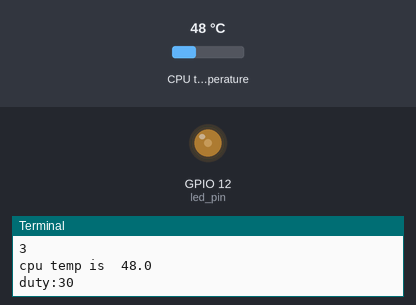
A program run on a simulated Raspberry Pi (BCM pin numbers). Shown: output pins drawn as LEDs (lit = HIGH), the last lines printed to the terminal. The test bench sets the inputs (shaded band); at power-on: CPU temperature 48 °C.

Above: at 5.0 s.
5.1 s: CPU temperature set to 69 °C
At 6.6 s:
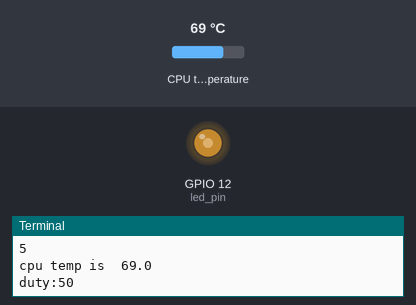
7.5 s: CPU temperature set to 72 °C
At 9.3 s:
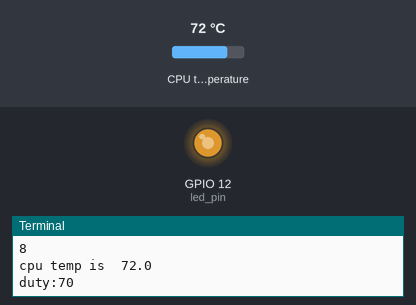
9.6 s: CPU temperature set to 79 °C
11.3 s: CPU temperature set to 82 °C
At 13.3 s:
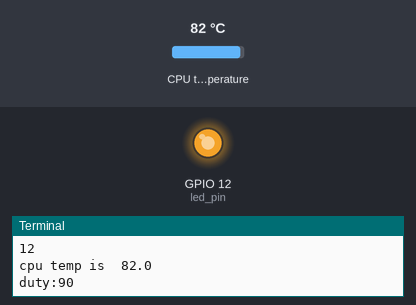
13.6 s: CPU temperature set to 44 °C
At 15.0 s:
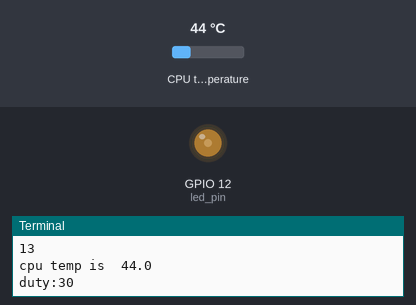
15.7 s: CPU temperature set to 71 °C
At 17.7 s:
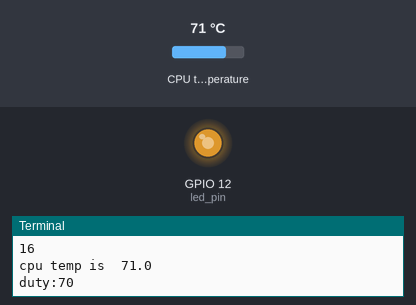
Timing chart, 0 to 18.7 s (numbered marks = the images above; inputs shaded):
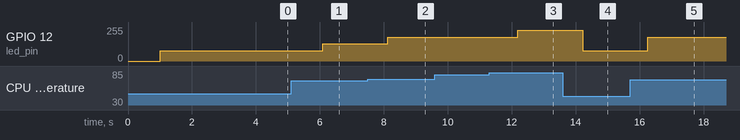

The program:

rpi4_fanctrl.py
```python
#! /usr/bin/python3
import RPi.GPIO as GPIO
import time
import subprocess

def subprocess_open(command):
    popen = subprocess.Popen(command, stdout=subprocess.PIPE, stderr=subprocess.PIPE, shell=True)
    (stdoutdata, stderrdata) = popen.communicate()
    return stdoutdata, stderrdata


def adaptiveFanCtrl(enable,period,temp):


    if enable:
        if temp > 80:
            pwm_led.ChangeDutyCycle(90)
            print('duty:90')
        elif temp > 70:
            pwm_led.ChangeDutyCycle(70)
            print('duty:70')
        elif temp > 60:
            pwm_led.ChangeDutyCycle(50)
            print('duty:50')
        elif temp > 40:
            pwm_led.ChangeDutyCycle(30)
            print('duty:30')
        else:
            pwm_led.ChangeDutyCycle(0)
            print('duty:0')

    else:
        pwm_led.ChangeDutyCycle(0)

    time.sleep(period)

GETTEMP = 'cat /sys/devices/virtual/thermal/thermal_zone0/temp'
PWM_PERIOD = 1000
CTRL_PERIOD = 1
TURN_ON = True
TURN_OFF = False

led_pin = 12
GPIO.setmode(GPIO.BCM)
GPIO.setup(led_pin, GPIO.OUT)
pwm_led = GPIO.PWM(led_pin, PWM_PERIOD)

#start value zero
pwm_led.start(0)
#pwm_led.start(100)
time.sleep(1)

tempNow = ''
err = ''
getdata = ''

try:
	for i in range(0,300):
            print(i)
            #get temp
            tempNow,err = subprocess_open(GETTEMP)
            tempNow = int(tempNow[:-1]) / 1000

            print('cpu temp is ',str(tempNow))

            #test
            #getdata = input()
            #adaptiveFanCtrl(TURN_ON,PERIOD,int(getdata))

            adaptiveFanCtrl(TURN_ON,CTRL_PERIOD,tempNow)


finally:
    pwm_led.stop()
    GPIO.cleanup()
```

Measured:
- the behaviour switches between 70 and 71 °C on CPU temperature (found by bisection; images 1 and 2)
- the behaviour switches between 80 and 81 °C on CPU temperature (found by bisection; images 2 and 3)
- after the input at 5.1 s, GPIO 12 (led_pin): 77/255 → 128/255 after 1.0 s
- after the input at 7.5 s, GPIO 12 (led_pin): 128/255 → 179/255 after 0.63 s
- after the input at 11.3 s, GPIO 12 (led_pin): 179/255 → 230/255 after 0.89 s
- after the input at 13.6 s, GPIO 12 (led_pin): 230/255 → 77/255 after 0.62 s
- after the input at 15.7 s, GPIO 12 (led_pin): 77/255 → 179/255 after 0.55 s
